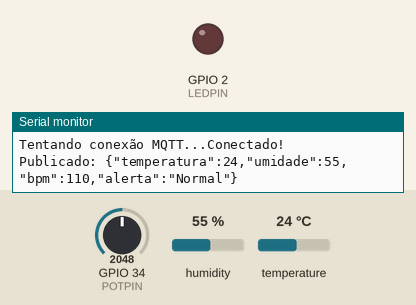
This sketch was run on a simulated ESP32. Parts: output pins drawn as LEDs (lit = HIGH), the last lines printed to the serial monitor. The inputs (shaded band) are chosen by the test bench; at power-on: temperature 24 °C, GPIO 34 (POTPIN) = 2048, humidity 55 %. WiFi joins after 1.5 s; servers stay silent unless stated; random numbers use the default seed unless the sketch sets one; no MQTT or app messages arrive unless stated.

Above: at 2.7 s.
2.8 s: temperature set to 29.5 °C
5.5 s: temperature set to 30.7 °C
At 6.0 s:
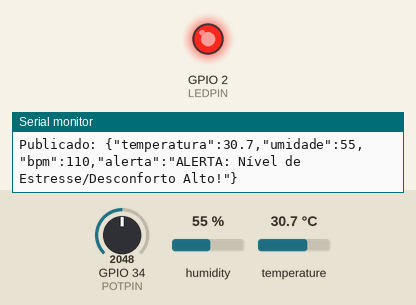
8.2 s: temperature set to 12 °C
At 10.8 s:
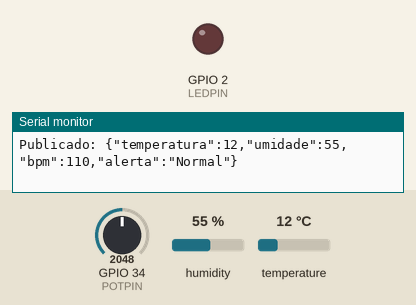
11.1 s: GPIO 34 (POTPIN) set to 323
13.8 s: GPIO 34 (POTPIN) set to 261
At 16.3 s:
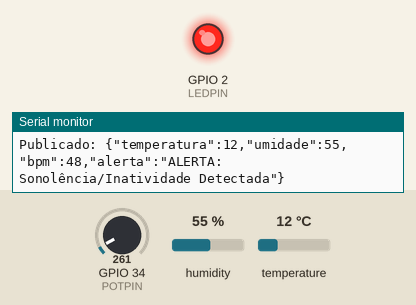
19.1 s: GPIO 34 (POTPIN) set to 491
At 19.9 s:
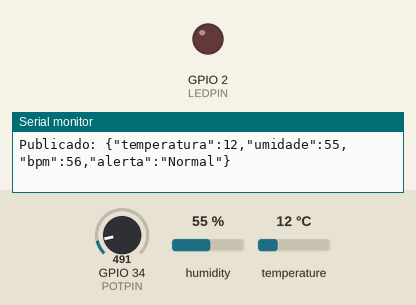
Timing chart, 0 to 22.1 s (numbered marks = the images above; inputs shaded):
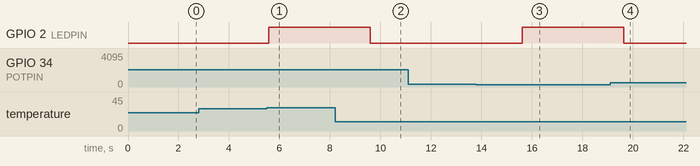

The sketch:

sketch.ino
```cpp
#include <WiFi.h>
#include <PubSubClient.h>
#include <DHT.h>
#include <ArduinoJson.h>

// --- Configurações de Wi-Fi (Wokwi usa essa rede virtual) ---
const char* ssid = "Wokwi-GUEST";
const char* password = "";

// --- Configurações de MQTT ---
const char* mqtt_server = "broker.hivemq.com"; // Broker Público
const int mqtt_port = 1883;
const char* mqtt_topic = "balanceme/fiap/data";

// --- Hardware ---
#define DHTPIN 15
#define DHTTYPE DHT22
#define POTPIN 34
#define LEDPIN 2

DHT dht(DHTPIN, DHTTYPE);
WiFiClient espClient;
PubSubClient client(espClient);

void setup() {
  Serial.begin(115200);
  pinMode(LEDPIN, OUTPUT);

  dht.begin();
  setup_wifi();
  client.setServer(mqtt_server, mqtt_port);
}

void setup_wifi() {
  delay(10);
  Serial.println();
  Serial.print("Conectando em ");
  Serial.println(ssid);

  WiFi.begin(ssid, password);

  while (WiFi.status() != WL_CONNECTED) {
    delay(500);
    Serial.print(".");
  }

  Serial.println("");
  Serial.println("WiFi conectado");
  Serial.println("IP address: ");
  Serial.println(WiFi.localIP());
}

void reconnect() {
  while (!client.connected()) {
    Serial.print("Tentando conexão MQTT...");
    String clientId = "ESP32BalanceMe-";
    clientId += String(random(0xffff), HEX);

    if (client.connect(clientId.c_str())) {
      Serial.println("Conectado!");
    } else {
      Serial.print("Falha, rc=");
      Serial.print(client.state());
      Serial.println(" tentando novamente em 5s");
      delay(5000);
    }
  }
}

void loop() {
  if (!client.connected()) {
    reconnect();
  }
  client.loop();

  // --- Leitura dos Sensores ---
  float humidity = dht.readHumidity();
  float temperature = dht.readTemperature();
  int potValue = analogRead(POTPIN);

  // Mapear potenciômetro (0-4095) para Batimentos (40-180 BPM)
  int bpm = map(potValue, 0, 4095, 40, 180);

  // Verificar leituras válidas
  if (isnan(humidity) || isnan(temperature)) {
    Serial.println("Falha ao ler do sensor DHT!");
    return;
  }

  // --- Lógica de Negócio (BalanceMe) ---
  String alerta = "Normal";
  bool ledState = LOW;

  // Se BPM alto (Estresse) ou Temp alta (Desconforto) -> Alerta
  if (bpm > 120 || temperature > 30.0) {
    alerta = "ALERTA: Nível de Estresse/Desconforto Alto!";
    ledState = HIGH;
  } else if (bpm < 50) {
     alerta = "ALERTA: Sonolência/Inatividade Detectada";
     ledState = HIGH;
  }

  digitalWrite(LEDPIN, ledState);

  // --- Criar JSON ---
  StaticJsonDocument<200> doc;
  doc["temperatura"] = temperature;
  doc["umidade"] = humidity;
  doc["bpm"] = bpm;
  doc["alerta"] = alerta;

  char buffer[256];
  serializeJson(doc, buffer);

  // --- Publicar no MQTT ---
  client.publish(mqtt_topic, buffer);
  Serial.print("Publicado: ");
  Serial.println(buffer);

  delay(2000); // Publicar a cada 2 segundos
}
```

Measured:
- the behaviour switches between 30 and 30.1 °C on temperature (found by bisection; images 0 and 1)
- the behaviour switches between 293 and 292 on GPIO 34 (POTPIN) (found by bisection; images 2 and 3)
- after the input at 5.5 s, GPIO 2 (LEDPIN): LOW → HIGH after 0.08 s
- after the input at 8.2 s, GPIO 2 (LEDPIN): HIGH → LOW after 1.4 s
- after the input at 13.8 s, GPIO 2 (LEDPIN): LOW → HIGH after 1.8 s
- after the input at 19.1 s, GPIO 2 (LEDPIN): HIGH → LOW after 0.54 s
